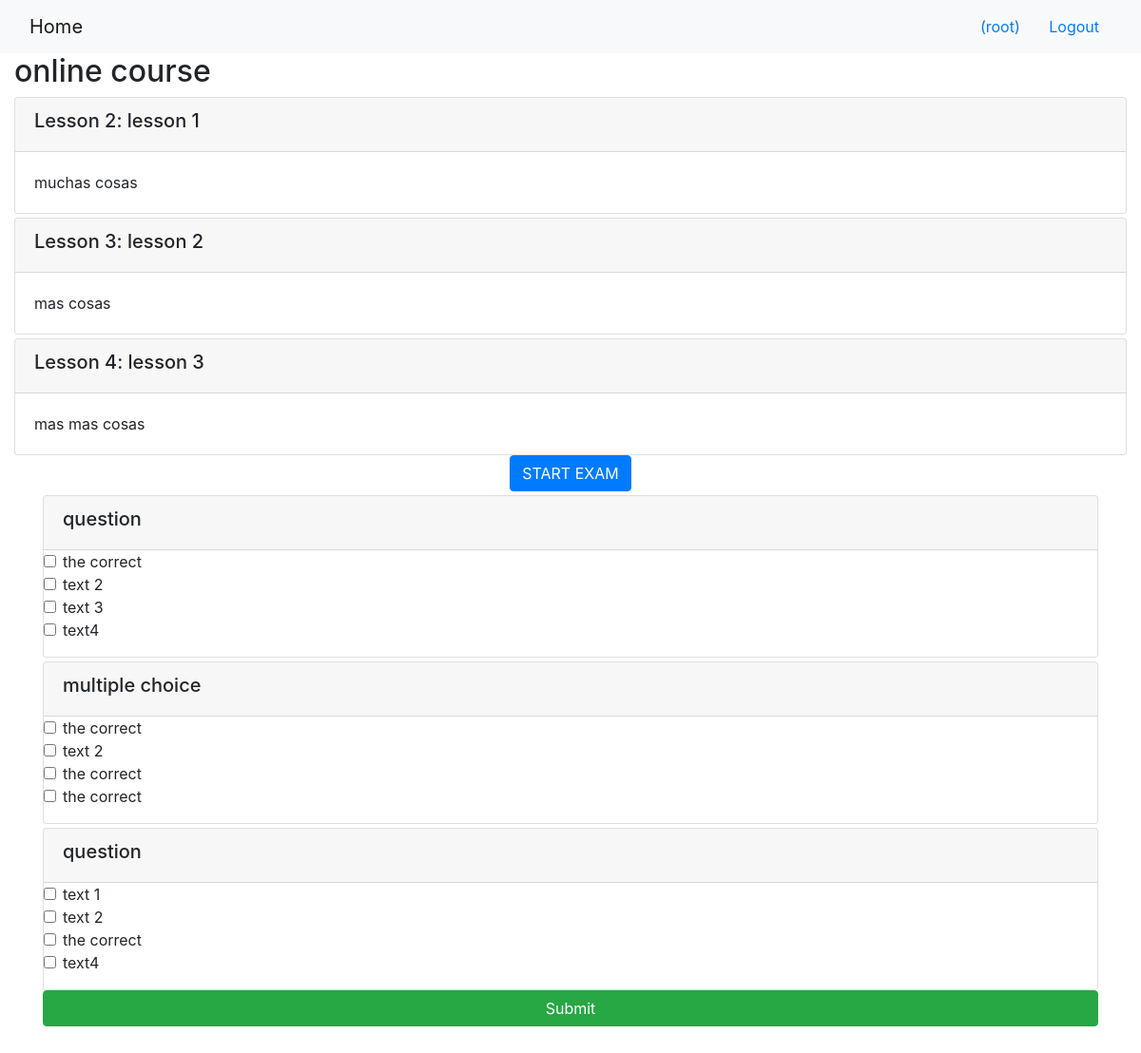
/onlinecourse/1/ (signed in), run on the app's committed database.
### onlinecourse/models.py (models this page shows, shortened)
class Course(models.Model):
    name = models.CharField(null=False, max_length=30, default='online course')
    image = models.ImageField(upload_to='course_images/')
    description = models.CharField(max_length=1000)
    pub_date = models.DateField(null=True)
    instructors = models.ManyToManyField(Instructor)
    users = models.ManyToManyField(settings.AUTH_USER_MODEL, through='Enrollment')
    total_enrollment = models.IntegerField(default=0)
    is_enrolled = False

class Lesson(models.Model):
    title = models.CharField(max_length=200, default="title")
    order = models.IntegerField(default=0)
    course = models.ForeignKey(Course, on_delete=models.CASCADE)
    content = models.TextField()

class Question(models.Model):
    lesson = models.ForeignKey(Lesson, on_delete=models.CASCADE)
    question_text = models.CharField(max_length=200, default="question")
    grade = models.FloatField(default=0.0)

class Choice(models.Model):
    choice_text = models.CharField(null=False, max_length=50)
    is_correct = models.BooleanField(default=True)
    question_id = models.ForeignKey(Question, null=False, on_delete=models.CASCADE)

### onlinecourse/views.py (the view)
# urls.py: path('<int:pk>/', views.CourseDetailView.as_view(), name='course_details'),
class CourseDetailView(generic.DetailView):
    model = Course
    template_name = 'onlinecourse/course_detail_bootstrap.html'

### onlinecourse/templates/onlinecourse/course_detail_bootstrap.html (shortened to what this page needs)
<!DOCTYPE html>
<html lang="en">
<head>
    {% load static %}
    <link rel="stylesheet" href="https://maxcdn.bootstrapcdn.com/bootstrap/4.5.2/css/bootstrap.min.css">
</head>
<body>
<nav class="navbar navbar-light bg-light">
    <div class="container-fluid">
        <div class="navbar-header">
            <a class="navbar-brand" href="{% url 'onlinecourse:index' %}">Home</a>
        </div>
        <ul class="nav navbar-nav navbar-right">
            {% if user.is_authenticated %}
                <li>
                    <a class="btn btn-link" href="#">{{ user.first_name }}({{ user.username }})</a>
                    <a class="btn btn-link" href="{% url 'onlinecourse:logout' %}">Logout</a>
                </li>
            {% endif %}
        </ul>
    </div>
</nav>
<div class="container-fluid">
    <h2>{{ course.name }}</h2>
    <div class="card-columns-vertical">
        {% for lesson in course.lesson_set.all %}
            <div class="card mt-1">
                <div class="card-header"><h5>Lesson {{ lesson.order|add:1 }}: {{ lesson.title }}</h5></div>
                <div class="card-body">{{ lesson.content }}</div>
            </div>
        {% endfor %}
    </div>
    {% if user.is_authenticated %}
        <div class="container">
            <div style="text-align: center;">
                <button type="button" class="btn btn-primary" data-toggle="collapse" data-target="#exam">START
                    EXAM
                </button>
            </div>
            <form id="questionform" action="submit/" method="post">
                {% for lesson in object.lesson_set.all %}
                    {% for question in lesson.question_set.all %}
                        <div class="card mt-1">
                            <div class="card-header"><h5>{{ question.question_text }}</h5></div>
                            <div class="form-group">
                                {% for choice in question.choice_set.all %}
                                    <div class="form-check">
                                        <label class="form-check-label">
                                            <input type="checkbox" name="choice_{{ choice.id }}"
                                                   class="form-check-input" id="{{ choice.id }}"
                                                   value="{{ choice.id }}">{{ choice.choice_text }}
                                        </label>
                                    </div>
                                {% endfor %}
                            </div>
                        </div>
                    {% endfor %}
                {% endfor %}
                <input class="btn btn-success btn-block" type="submit" value="Submit">
            </form>
        </div>
    {% endif %}
    <br><br>
</div>
</body>
</html>

### data on the page
Course: name "online course"
Lesson: order|add "2", title "lesson 1", content "muchas cosas"
Lesson: order|add "3", title "lesson 2", content "mas cosas"
Lesson: order|add "4", title "lesson 3", content "mas mas cosas"
Question: question_text "question"
Choice: choice_text "the correct"
Choice: choice_text "text 2"
Choice: choice_text "text 3"
Choice: choice_text "text4"
Question: question_text "multiple choice"
Choice: choice_text "the correct"
Choice: choice_text "text 2"
Choice: choice_text "the correct"
Choice: choice_text "the correct"
Question: question_text "question"
Choice: choice_text "text 1"
Choice: choice_text "text 2"
Choice: choice_text "the correct"
Choice: choice_text "text4"

### other printed values
{{ user.username }} "root"
